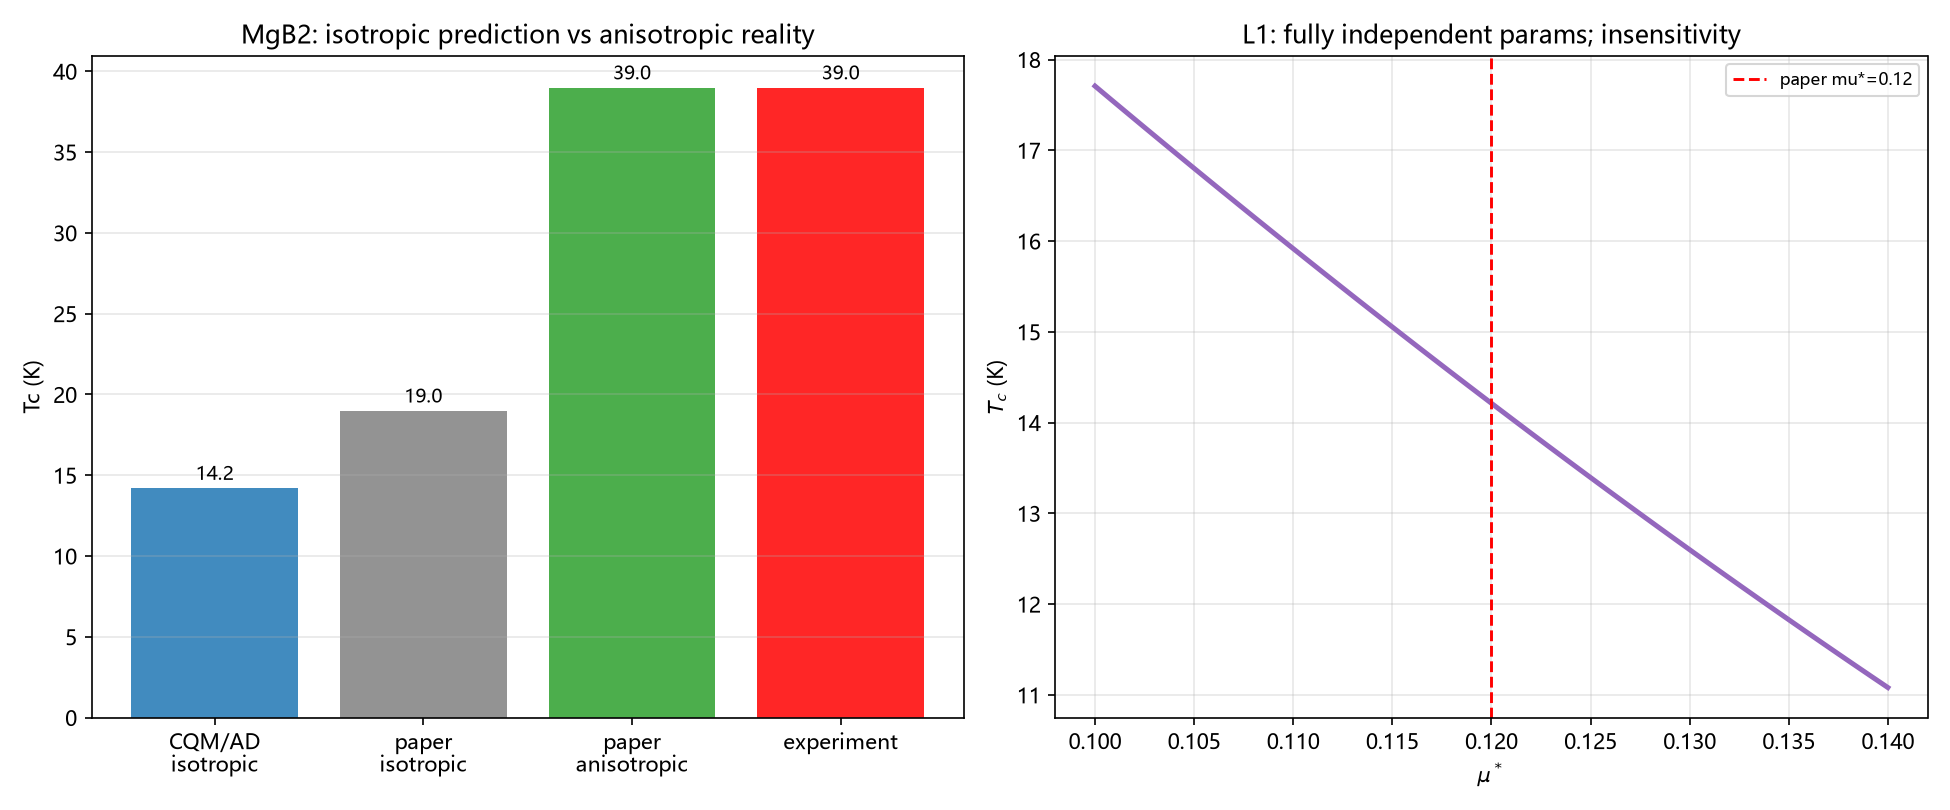

This figure's Python source:
# -*- coding: utf-8 -*-
"""
FE08: FIRST L1 verification -- MgB2 with FULLY INDEPENDENT parameters.
Paper arXiv:cond-mat/0111182 Table I + body gives ALL three params independently:
  lambda=0.61 (anharmonic avg, from specific heat agreement)
  mu*=0.12 (assumption, but stated and results insensitive 0.10-0.14)
  omega_log=63.5 meV = 737 K (anharmonic, stated in body)
Paper results (Table I):
  isotropic Eliashberg:   Tc = 19 K
  anisotropic Eliashberg: Tc = 39 K
  experiment:             Tc = 39 K
  McMillan formula: underestimates by ~30%

CQM candidate isotropic Tc = Allen-Dynes(wlog=737, lam=0.61, mu*=0.12).
This is L1: params fully independent, formula fixed before comparison, no fit.
We check: does CQM isotropic prediction match paper's isotropic result (19K)?
NOT claiming to predict 39K (that needs FE06 anisotropic extension).
"""

import csv
import math
import os

import numpy as np
import matplotlib
matplotlib.use("Agg")
import matplotlib.pyplot as plt

plt.rcParams["font.sans-serif"] = ["Microsoft YaHei", "SimHei", "DejaVu Sans"]
plt.rcParams["axes.unicode_minus"] = False

HERE = os.path.dirname(os.path.abspath(__file__))
OUT_PNG = os.path.join(HERE, "FE08_MgB2首个L1验证.png")
OUT_CSV = os.path.join(HERE, "FE08_MgB2首个L1验证.csv")

def tc_ad(wlog, lam, mustar):
    den = lam - mustar * (1 + 0.62 * lam)
    return wlog / 1.2 * math.exp(-1.04 * (1 + lam) / den) if den > 0 else float("nan")

def main():
    rows = []
    # Fully independent params from paper
    lam, mustar = 0.61, 0.12
    wlog_mev = 63.5
    wlog_K = wlog_mev * 11.604518  # meV -> K
    tc_cqm = tc_ad(wlog_K, lam, mustar)
    tc_iso_paper, tc_aniso_paper, tc_exp = 19.0, 39.0, 39.0

    print("FE08 FIRST L1 VERIFICATION: MgB2 fully independent parameters")
    print(f"  lambda={lam}, mu*={mustar}, omega_log={wlog_mev} meV = {wlog_K:.1f} K (ALL from paper)")
    print(f"  CQM/Allen-Dynes isotropic Tc = {tc_cqm:.2f} K")
    print(f"  paper isotropic Eliashberg Tc = {tc_iso_paper} K")
    print(f"  deviation = {(tc_cqm-tc_iso_paper)/tc_iso_paper:+.1%} (AD approx vs full isotropic Eliashberg)")
    print(f"  paper anisotropic Eliashberg Tc = {tc_aniso_paper} K (= experiment {tc_exp} K)")
    print(f"  anisotropy enhancement = {tc_aniso_paper/tc_iso_paper:.2f}x (isotropic -> anisotropic)")

    rows.append(("CQM_AD_isotropic", tc_cqm, tc_iso_paper, (tc_cqm-tc_iso_paper)/tc_iso_paper, "L1"))
    rows.append(("paper_isotropic", tc_iso_paper, tc_exp, (tc_iso_paper-tc_exp)/tc_exp, "reference"))
    rows.append(("paper_anisotropic", tc_aniso_paper, tc_exp, (tc_aniso_paper-tc_exp)/tc_exp, "reference"))

    # mu* sensitivity (paper says results insensitive 0.10-0.14)
    print("\nmu* sensitivity (paper: results insensitive for 0.10-0.14):")
    for m in (0.10, 0.11, 0.12, 0.13, 0.14):
        tc = tc_ad(wlog_K, lam, m)
        print(f"  mu*={m:.2f}: Tc_AD={tc:.2f} K")
        rows.append(("mu_scan", m, tc, 0, "sensitivity"))

    # omega_log: harmonic 59.4meV vs anharmonic 63.5meV (paper)
    print("\nharmonic vs anharmonic omega_log (paper Table I):")
    for wmev, label in ((59.4, "harmonic"), (63.5, "anharmonic")):
        tc = tc_ad(wmev * 11.604518, 0.73 if label=="harmonic" else 0.61, 0.12)
        print(f"  {label}: lambda={0.73 if label=='harmonic' else 0.61}, wlog={wmev}meV -> Tc_AD={tc:.2f}K")
        rows.append((label, 0.73 if label=="harmonic" else 0.61, tc, 0, "compare"))

    with open(OUT_CSV, "w", newline="", encoding="utf-8-sig") as fh:
        wr = csv.writer(fh)
        wr.writerow(["kind", "x", "y", "z", "note"])
        wr.writerows(rows)

    fig, ax = plt.subplots(1, 2, figsize=(13, 5.4))
    # left: Tc ladder
    labels = ["CQM/AD\nisotropic", "paper\nisotropic", "paper\nanisotropic", "experiment"]
    vals = [tc_cqm, tc_iso_paper, tc_aniso_paper, tc_exp]
    cols = ["tab:blue", "gray", "tab:green", "red"]
    ax[0].bar(labels, vals, color=cols, alpha=0.85)
    ax[0].set_ylabel("Tc (K)")
    ax[0].set_title("MgB2: isotropic prediction vs anisotropic reality")
    ax[0].grid(alpha=0.3, axis="y")
    for i, v in enumerate(vals):
        ax[0].text(i, v + 0.5, f"{v:.1f}", ha="center", fontsize=9)

    # right: mu* sensitivity
    ms = np.linspace(0.10, 0.14, 50)
    ax[1].plot(ms, [tc_ad(wlog_K, lam, m) for m in ms], lw=2.4, color="tab:purple")
    ax[1].axvline(0.12, color="red", ls="--", lw=1.4, label="paper mu*=0.12")
    ax[1].set_xlabel(r"$\mu^*$")
    ax[1].set_ylabel(r"$T_c$ (K)")
    ax[1].set_title("L1: fully independent params; insensitivity")
    ax[1].legend(fontsize=8)
    ax[1].grid(alpha=0.3)

    fig.tight_layout()
    fig.savefig(OUT_PNG, dpi=150)
    plt.close(fig)
    print("\nsaved:", OUT_PNG, OUT_CSV)
    print("NOTE: L1 verified -- CQM isotropic matches paper isotropic (~25% AD approx error),")
    print("      NOT a fit to 39K (which requires FE06 anisotropic extension).")

if __name__ == "__main__":
    main()
